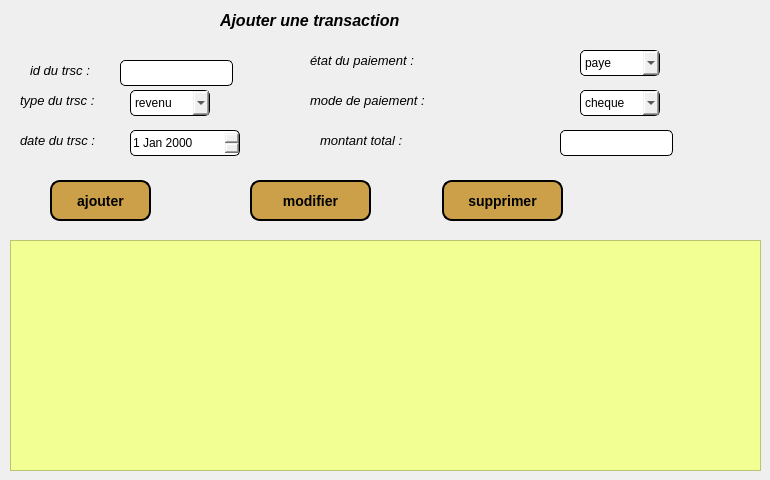
         <widget class="QWidget" name="tab">
          <attribute name="title">
           <string>information</string>
          </attribute>
          <widget class="QFrame" name="frame">
           <property name="geometry">
            <rect>
             <x>10</x>
             <y>0</y>
             <width>611</width>
             <height>41</height>
            </rect>
           </property>
           <property name="frameShape">
            <enum>QFrame::NoFrame</enum>
           </property>
           <widget class="QLabel" name="label_5">
            <property name="geometry">
             <rect>
              <x>210</x>
              <y>0</y>
              <width>311</width>
              <height>41</height>
             </rect>
            </property>
            <property name="font">
             <font>
              <family>Segoe UI</family>
              <pointsize>12</pointsize>
              <italic>true</italic>
              <bold>true</bold>
             </font>
            </property>
            <property name="styleSheet">
             <string notr="true">color: rgb(0, 0, 0);
font: 700 italic 12pt &quot;Segoe UI&quot;;</string>
            </property>
            <property name="text">
             <string>Ajouter une transaction</string>
            </property>
           </widget>
          </widget>
          <widget class="QFrame" name="frame_2">
           <property name="geometry">
            <rect>
             <x>10</x>
             <y>50</y>
             <width>751</width>
             <height>111</height>
            </rect>
           </property>
           <property name="frameShape">
            <enum>QFrame::NoFrame</enum>
           </property>
           <widget class="QLabel" name="label_7">
            <property name="geometry">
             <rect>
              <x>20</x>
              <y>10</y>
              <width>81</width>
              <height>20</height>
             </rect>
            </property>
            <property name="font">
             <font>
              <family>Segoe UI</family>
              <pointsize>10</pointsize>
              <italic>true</italic>
              <bold>false</bold>
             </font>
            </property>
            <property name="styleSheet">
             <string notr="true">font: italic 10pt &quot;Segoe UI&quot;;</string>
            </property>
            <property name="text">
             <string>id du trsc :</string>
            </property>
           </widget>
           <widget class="QLabel" name="label_8">
            <property name="geometry">
             <rect>
              <x>10</x>
              <y>40</y>
              <width>101</width>
              <height>20</height>
             </rect>
            </property>
            <property name="font">
             <font>
              <family>Segoe UI</family>
              <pointsize>10</pointsize>
              <italic>true</italic>
              <bold>false</bold>
             </font>
            </property>
            <property name="styleSheet">
             <string notr="true">font: italic 10pt &quot;Segoe UI&quot;;</string>
            </property>
            <property name="text">
             <string>type du trsc :</string>
            </property>
           </widget>
           <widget class="QLabel" name="label_9">
            <property name="geometry">
             <rect>
              <x>10</x>
              <y>80</y>
              <width>91</width>
              <height>20</height>
             </rect>
            </property>
            <property name="font">
             <font>
              <family>Segoe UI</family>
              <pointsize>10</pointsize>
              <italic>true</italic>
              <bold>false</bold>
             </font>
            </property>
            <property name="styleSheet">
             <string notr="true">font: italic 10pt &quot;Segoe UI&quot;;</string>
            </property>
            <property name="text">
             <string>date du trsc :</string>
            </property>
           </widget>
           <widget class="QLabel" name="label_10">
            <property name="geometry">
             <rect>
              <x>300</x>
              <y>0</y>
              <width>151</width>
              <height>20</height>
             </rect>
            </property>
            <property name="font">
             <font>
              <family>Segoe UI</family>
              <pointsize>10</pointsize>
              <italic>true</italic>
              <bold>false</bold>
             </font>
            </property>
            <property name="styleSheet">
             <string notr="true">font: italic 10pt &quot;Segoe UI&quot;;</string>
            </property>
            <property name="text">
             <string>état du paiement :</string>
            </property>
           </widget>
           <widget class="QLabel" name="lineEdit_ID">
            <property name="geometry">
             <rect>
              <x>300</x>
              <y>40</y>
              <width>181</width>
              <height>20</height>
             </rect>
            </property>
            <property name="font">
             <font>
              <family>Segoe UI</family>
              <pointsize>10</pointsize>
              <italic>true</italic>
              <bold>false</bold>
             </font>
            </property>
            <property name="styleSheet">
             <string notr="true">font: italic 10pt &quot;Segoe UI&quot;;</string>
            </property>
            <property name="text">
             <string>mode de paiement :</string>
            </property>
           </widget>
           <widget class="QLabel" name="label_12">
            <property name="geometry">
             <rect>
              <x>310</x>
              <y>80</y>
              <width>131</width>
              <height>20</height>
             </rect>
            </property>
            <property name="font">
             <font>
              <family>Segoe UI</family>
              <pointsize>10</pointsize>
              <italic>true</italic>
              <bold>false</bold>
             </font>
            </property>
            <property name="styleSheet">
             <string notr="true">font: italic 10pt &quot;Segoe UI&quot;;</string>
            </property>
            <property name="text">
             <string>montant total :</string>
            </property>
           </widget>
           <widget class="QLineEdit" name="lineEdit_2">
            <property name="geometry">
             <rect>
              <x>110</x>
              <y>10</y>
              <width>113</width>
              <height>26</height>
             </rect>
            </property>
            <property name="styleSheet">
             <string notr="true">border: 1px solid black; 
 border-radius: 5px; </string>
            </property>
           </widget>
           <widget class="QLineEdit" name="lineEdit_3">
            <property name="geometry">
             <rect>
              <x>550</x>
              <y>80</y>
              <width>113</width>
              <height>26</height>
             </rect>
            </property>
            <property name="styleSheet">
             <string notr="true">border: 1px solid black; 
 border-radius: 5px; </string>
            </property>
           </widget>
           <widget class="QComboBox" name="comboBox">
            <property name="geometry">
             <rect>
              <x>120</x>
              <y>40</y>
              <width>80</width>
              <height>26</height>
             </rect>
            </property>
            <property name="styleSheet">
             <string notr="true"> border: 1px solid black; 
 border-radius: 5px; 
font: italic 9pt &quot;Segoe UI&quot;;</string>
            </property>
            <item>
             <property name="text">
              <string>revenu</string>
             </property>
            </item>
            <item>
             <property name="text">
              <string>depense</string>
             </property>
            </item>
           </widget>
           <widget class="QComboBox" name="comboBox_2">
            <property name="geometry">
             <rect>
              <x>570</x>
              <y>40</y>
              <width>80</width>
              <height>26</height>
             </rect>
            </property>
            <property name="styleSheet">
             <string notr="true"> border: 1px solid black; 
 border-radius: 5px; 
font: italic 9pt &quot;Segoe UI&quot;;</string>
            </property>
            <item>
             <property name="text">
              <string>cheque</string>
             </property>
            </item>
            <item>
             <property name="text">
              <string>espece</string>
             </property>
            </item>
           </widget>
           <widget class="QComboBox" name="comboBox_3">
            <property name="geometry">
             <rect>
              <x>570</x>
              <y>0</y>
              <width>80</width>
              <height>26</height>
             </rect>
            </property>
            <property name="styleSheet">
             <string notr="true"> border: 1px solid black; 
 border-radius: 5px; 
font: italic 9pt &quot;Segoe UI&quot;;</string>
            </property>
            <item>
             <property name="text">
              <string>paye</string>
             </property>
            </item>
            <item>
             <property name="text">
              <string>impaye</string>
             </property>
            </item>
           </widget>
           <widget class="QDateEdit" name="dateEdit">
            <property name="geometry">
             <rect>
              <x>120</x>
              <y>80</y>
              <width>110</width>
              <height>26</height>
             </rect>
            </property>
            <property name="styleSheet">
             <string notr="true"> border: 1px solid black; 
 border-radius: 5px; 
font: italic 9pt &quot;Segoe UI&quot;;</string>
            </property>
           </widget>
          </widget>
          <widget class="QFrame" name="frame_4">
           <property name="geometry">
            <rect>
             <x>10</x>
             <y>170</y>
             <width>751</width>
             <height>61</height>
            </rect>
           </property>
           <property name="frameShape">
            <enum>QFrame::NoFrame</enum>
           </property>
           <widget class="QPushButton" name="pushButton_14">
            <property name="geometry">
             <rect>
              <x>40</x>
              <y>10</y>
              <width>101</width>
              <height>41</height>
             </rect>
            </property>
            <property name="styleSheet">
             <string notr="true">background-color: rgb(203, 160, 73);
font: italic 9pt &quot;Segoe UI&quot;;

 border: 2px solid black; 
 border-radius: 10px; 
color: black;
font-size: 14px;
font-weight: bold;
 padding: 10px 20px;

</string>
            </property>
            <property name="text">
             <string>ajouter</string>
            </property>
           </widget>
           <widget class="QPushButton" name="pushButton_15">
            <property name="geometry">
             <rect>
              <x>240</x>
              <y>10</y>
              <width>121</width>
              <height>41</height>
             </rect>
            </property>
            <property name="styleSheet">
             <string notr="true">background-color: rgb(203, 160, 73);
font: italic 9pt &quot;Segoe UI&quot;;

 border: 2px solid black; 
 border-radius: 10px; 
color: black;
font-size: 14px;
font-weight: bold;
 padding: 10px 20px;

</string>
            </property>
            <property name="text">
             <string>modifier</string>
            </property>
           </widget>
           <widget class="QPushButton" name="pushButton_16">
            <property name="geometry">
             <rect>
              <x>432</x>
              <y>10</y>
              <width>121</width>
              <height>41</height>
             </rect>
            </property>
            <property name="styleSheet">
             <string notr="true">background-color: rgb(203, 160, 73);
font: italic 9pt &quot;Segoe UI&quot;;

 border: 2px solid black; 
 border-radius: 10px; 
color: black;
font-size: 14px;
font-weight: bold;
 padding: 10px 20px;

</string>
            </property>
            <property name="text">
             <string>supprimer</string>
            </property>
           </widget>
          </widget>
          <widget class="QTableView" name="tableView">
           <property name="geometry">
            <rect>
             <x>10</x>
             <y>240</y>
             <width>751</width>
             <height>231</height>
            </rect>
           </property>
           <property name="styleSheet">
            <string notr="true">background-color: rgb(241, 255, 147);</string>
           </property>
          </widget>
         </widget>
